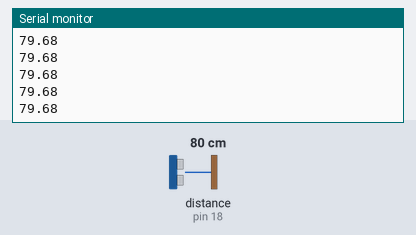
Bench run of a sketch on a simulated Arduino Uno, built with avr-gcc and run on an emulated ATmega328P. On the bench: the last lines printed to the serial monitor. Wiring (inferred from the names in the program): ultrasonic range finder: trigger pin 5; echo pin 18. The test bench sets the inputs (shaded band); at power-on: distance to the obstacle (sensor on pin 18) 80 cm. The echo pulse lasts 58.3 µs per cm.

Above: at 1.2 s.
1.3 s: distance to the obstacle (sensor on pin 18) set to 2 cm
At 1.38 s:
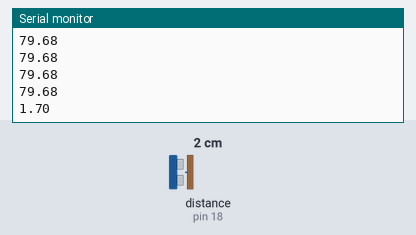
2.8 s: distance to the obstacle (sensor on pin 18) set to 4 cm
At 2.89 s:
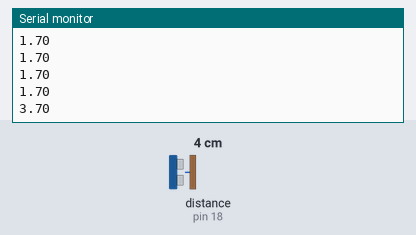
Timing chart, 0 to 5.8 s (numbered marks = the images above; inputs shaded):
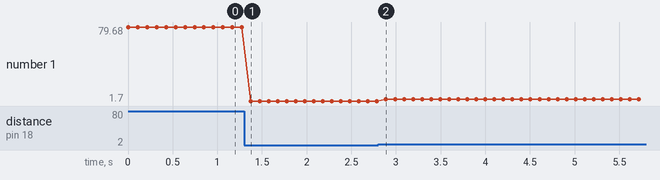

Measured:
- after the input at 1.3 s, the serial monitor: prints a new line after 0.07 s (image 1)
- after the input at 2.8 s, the serial monitor: prints a new line after 0.09 s (image 2)
- plotted number 1: 79.68 → 1.7 after the input at 1.3 s, 1.7 → 3.7 after the input at 2.8 s

The sketch:

hc_sr04.ino
```cpp
#define TRIG 5
#define ECHO 18

void setup()
{
  Serial.begin(115200);

  pinMode(TRIG, OUTPUT);
  pinMode(ECHO, INPUT);
}

void loop()
{
  digitalWrite(TRIG, LOW);
  delayMicroseconds(2);

  digitalWrite(TRIG, HIGH);
  delayMicroseconds(10);
  digitalWrite(TRIG, LOW);

  long duration = pulseIn(ECHO, HIGH);

  float distance = duration * 0.0343 / 2.0;

  Serial.println(distance);

  delay(100);
}
```
